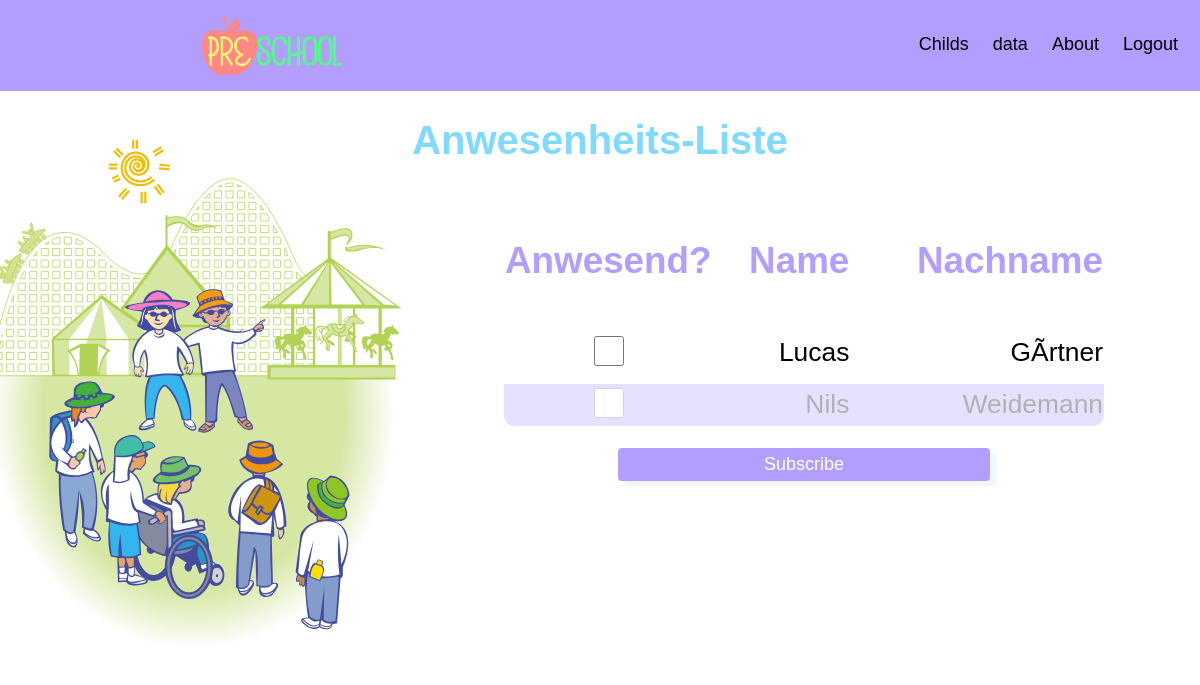
The app's page / (signed in), older data.
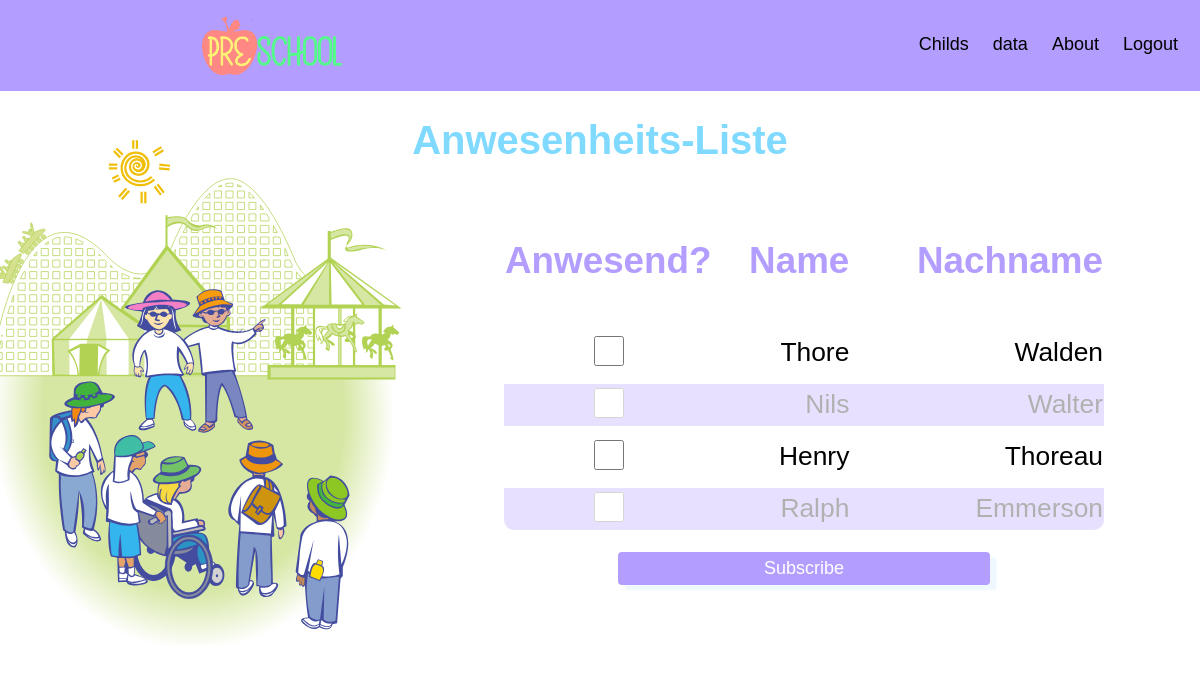
The same page, newer data.
### app/models.py (models this page shows, shortened)
class Profile(models.Model):
    name = models.CharField(max_length=150)
    nachname = models.CharField(max_length=150)

### app/views.py (the view)
# urls.py: url(r'^$', views.DataPageView.as_view(), name='overview'),
class DataPageView(TemplateView):
    def get(self, request, **kwargs):
        profiles = Profile.objects.all()
        context = {"profiles": profiles}
        return render(request, 'index.html', context)

### app/templates/index.html (shortened to what this page needs)
{% extends 'base.html' %}
  {% block pagecontent %}
{% if user.is_authenticated %}
  <center><h1>Anwesenheits-Liste</h1></center>
  {% load static %}
  <div class="kidsImage">
  <img src="{% static 'images/kids.svg' %}" alt="playingKids">
  </div>
  <div class="table-div">
        <form>
    <table class="table">
      <thead>
        <tr class="tableHeader">
          <th>Anwesend?</th>
          <th>Name</th>
          <th>Nachname</th>
        </tr>
      </thead>
      <tbody>
        {% for profile in profiles %}
        <tr>
            <td class="checkBox"><input type="checkbox" id="subscribeNews" name="subscribe"></td>
            <td>{{ profile.name }}</td>
            <td>{{ profile.nachname }}</td>
          </tr>
        {% endfor %}
      </tbody>
    </table>
          </form>
        <center><button type="submit">Subscribe</button></center>
  </div>
  {% else %}
    {% load static %}
  {% endif %}
  {% endblock %}

### app/templates/base.html (shortened to what this page needs)
{% load static %}
<!DOCTYPE html>
<html>
  <head>
    <link rel="stylesheet" href="{% static '/css/style.css' %}" type="text/css" />
  </head>
  <body onload="setHeader();">
    {% include 'partials/nav-bar.html' %}
    <div class="container">
      {% block pagecontent %}
      {% endblock %}
    </div>
  </body>
</html>

### app/templates/partials/nav-bar.html
<div class="header">
    <a href="https://www.lucasgaertner.github.io" class="logo">
      {% load static %}
      <img class="logoImage" src="{% static 'images/preschool.png' %}" alt="Logo">
      </a>
    <div class="header-right">
      <a id="home"  href="/" onclick="changedHeader('home')">Childs</a>
      <a id="data"  href="/data" onclick="changedHeader('data')">data</a>
      <a id="about" href="/about" onclick="changedHeader('about')">About</a>
    {% if user.is_authenticated %}
    <a href="{% url 'logout'%}?next={{request.path}}">Logout</a>
    {% else %}
     <a id="login"  href="{% url 'login'%}?next={{request.path}}" onclick="changedHeader('login')">Login</a>
     <a id="signup" href="/signup" onclick="changedHeader('signup')">Sign In</a>
    {% endif %}
    </div>
  </div>

### static/css/style.css (style rules this page uses)
:root { --header-active: #80D9FF; --font-header-color: #B39EFF; --overview-header-color: #80D9ff; }
.container { position: relative; height: 80%; width: 100%; }
* { box-sizing: border-box; }
body { margin: 0; font-family: Arial, Helvetica, sans-serif; font-size: 1.2vw; }
.header { overflow: hidden; background-color: #B39EFF; padding: 20px 10px; }
.header a, .header p { float: left; color: black; text-align: center; padding: 12px; text-decoration: none; font-size: 18px; line-height: 25px; border-radius: 4px; }
.header a.logo { font-size: 25px; font-weight: bold; }
.header-right { float: right; }
table { width: 100%; border-collapse: separate; border-spacing: 0 10px; }
thead { line-height: 15vh; }
.tableHeader { color: var(--font-header-color); }
tr:nth-child(even) { background-color: #B39EFF; opacity: 0.3; }
tr:first-child td:first-child { border-top-left-radius: 10px; }
tr:first-child td:last-child { border-top-right-radius: 10px; }
tr:last-child td:first-child { border-bottom-left-radius: 10px; }
tr:last-child td:last-child { border-bottom-right-radius: 10px; }
td, th { text-align: right; }
td { font-size: 3.3vh; }
.checkBox { width: 5%; text-align: center; }
#subscribeNews { width:30px; height:30px; background:white; border-radius:5px; border:2px solid #555; }
th { font-size: 4.6vh; }
button, #submit { height: 15%; width: 10%; padding-top: 1%; padding-bottom: 1%; font-size: 1.5vw; color: white; background-color: var(--font-header-color); border: none; box-shadow: 5pt 4pt 1pt aliceblue; border-radius: 4px; }
.UploadForm h2, h1 { color: var(--overview-header-color); font-size: 5vh; }
.kidsImage { float: left; height: 50%; width: 34%; margin-top: -5%; }
.table-div { float: right; width: 50%; margin-right: 8%; }
button { width: 62%; margin-top: 2%; }
.logoImage { width: 28%; padding: 0px; margin-top: -3%; margin-bottom: -5%; padding-bottom: 1%; }

Row changes from the older to the newer data that the page shows:
removed Profile: name "Lucas", nachname "GÃrtner"
added Profile: name "Thore", nachname "Walden"
changed Profile "Nils": nachname "Weidemann" → "Walter"
added Profile: name "Henry", nachname "Thoreau"
added Profile: name "Ralph", nachname "Emmerson"
